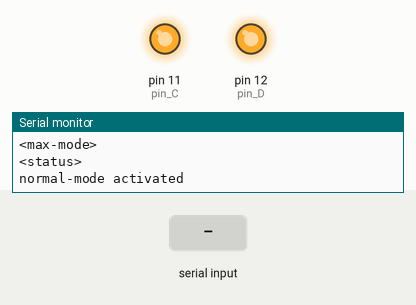
Simulated run of this sketch. Board: Arduino Uno, built with avr-gcc and run on an emulated ATmega328P. On the bench: output pins drawn as LEDs (lit = HIGH), the last lines printed to the serial monitor. The test bench sets the inputs (shaded band).

Above: at 1.3 s.
1.4 s: "<evu-lock-mode>" received over Serial
At 2.6 s:
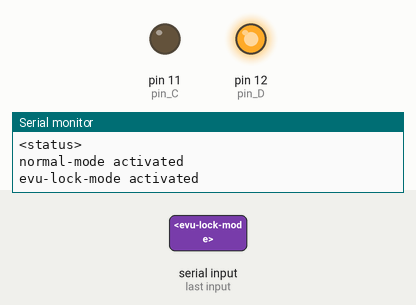
2.9 s: "<adapted-mode>" received over Serial
At 3.7 s:
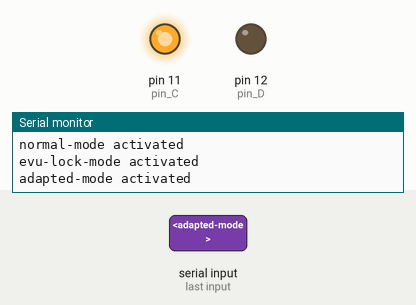
4.4 s: "<max-mode>" received over Serial
At 4.7 s:
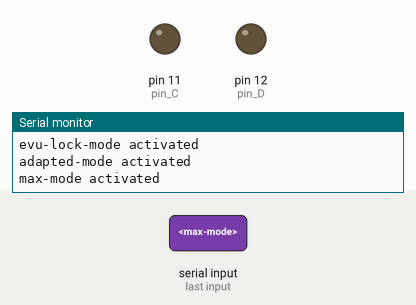
5.9 s: "<normal-mode>" received over Serial
At 7.2 s:
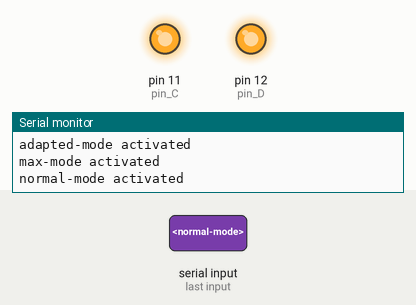
Timing chart, 0 to 8.4 s (numbered marks = the images above; inputs shaded):
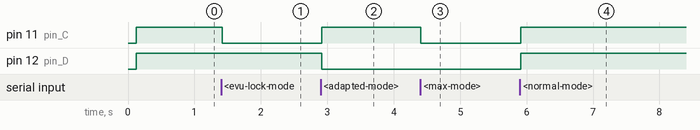

The sketch:

smart-grid-gateway.ino
```cpp
// usage
// <command>

const byte numChars = 32;
char receivedChars[numChars];
int pin_C=11;
int pin_D=12;
String status;

boolean newData = false;

void setup() {
    Serial.begin(9600);
    print_help();
    pinMode(pin_C, OUTPUT); // Setzt den Digitalpin als Outputpin
    pinMode(pin_D, OUTPUT); // Setzt den Digitalpin als Outputpin

    normal_mode();
    //max_mode();
}

void loop() {
    recvWithStartEndMarkers();
    showNewData();
}

void recvWithStartEndMarkers() {
    static boolean recvInProgress = false;
    static byte ndx = 0;
    char startMarker = '<';
    char endMarker = '>';
    char rc;

    while (Serial.available() > 0 && newData == false) {
        rc = Serial.read();

        if (recvInProgress == true) {
            if (rc != endMarker) {
                receivedChars[ndx] = rc;
                ndx++;
                if (ndx >= numChars) {
                    ndx = numChars - 1;
                }
            }
            else {
                receivedChars[ndx] = '\0'; // terminate the string
                recvInProgress = false;
                ndx = 0;
                newData = true;
            }
        }

        else if (rc == startMarker) {
            recvInProgress = true;
        }
    }
}

void print_help()
{
          Serial.println("Welcome to the Smart-Grid-Gateway v1");
          Serial.println("");

          Serial.print("C/K2 is configured as PIN ");
          Serial.println(pin_C);
          Serial.print("D/K1 is configured as PIN ");
          Serial.println(pin_D);

          Serial.println("");
          Serial.println("Commands: ");
          Serial.println("<normal-mode>");
          Serial.println("<evu-lock-mode>");
          Serial.println("<adapted-mode>");
          Serial.println("<max-mode>");
          Serial.println("<status>");
}

void normal_mode()
{
    digitalWrite(pin_C, HIGH);
    digitalWrite(pin_D, HIGH);
    status="normal-mode";
    Serial.println("normal-mode activated");
}

void max_mode()
{
  digitalWrite(pin_C, LOW);
  digitalWrite(pin_D, LOW);
  status="max-mode";
  Serial.println("max-mode activated");
}

void get_status()
{
    //Serial.print("Current Mode: ");
    Serial.println(status);

}


void showNewData()
 {
    if (newData == true)
    {
        String input(receivedChars);

        if(input=="status")
        {
          get_status();
        }
        else if(input=="normal-mode")
        {
          normal_mode();
        }
        else if(input=="evu-lock-mode")
        {
          digitalWrite(pin_C, LOW);
          digitalWrite(pin_D, HIGH);
          status="evu-lock-mode";
          Serial.println("evu-lock-mode activated");
        }
        else if(input=="adapted-mode")
        {
          digitalWrite(pin_C, HIGH);
          digitalWrite(pin_D, LOW);
          status="adapted-mode";
            Serial.println("adapted-mode activated");
        }
        else if(input=="max-mode")
        {
          max_mode();
        }
        else
        {
          print_help();

        }
        newData = false;
    }
}
```

Measured:
- after the input at 1.4 s, pin 11 (pin_C): HIGH → LOW at once
- after the input at 2.9 s, pin 11 (pin_C): LOW → HIGH at once; pin 12 (pin_D): HIGH → LOW at once
- after the input at 4.4 s, pin 11 (pin_C): HIGH → LOW at once
- after the input at 5.9 s, pin 11 (pin_C), pin 12 (pin_D): LOW → HIGH at once
